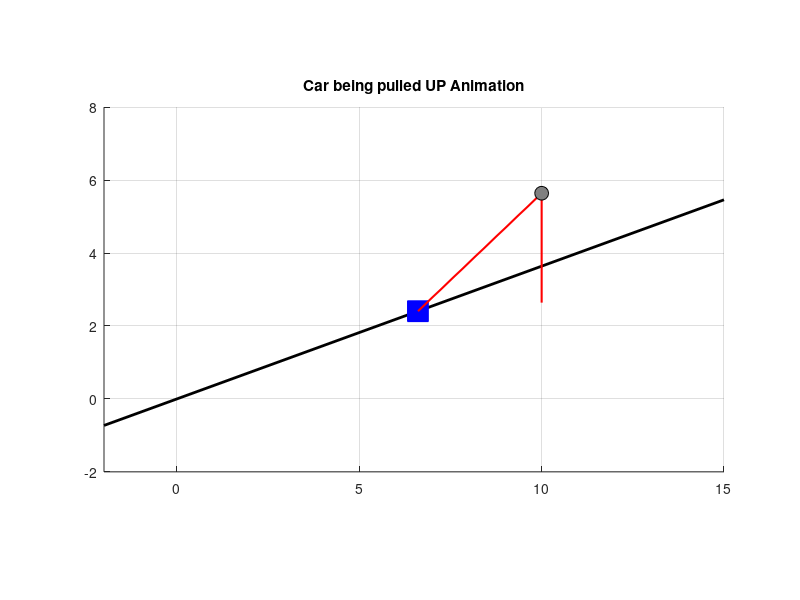

Here is the MATLAB script that generated this plot:
% ME 104 Lecture 2: Car being pulled up a wedge
clear; clc; close all;

%% 1. Parameters
v_rope = 1.0;       %arb speed being pulled up
phi_deg = 30;       %rope angle
theta_deg = 20;     %wedge angle
L_total = 12;       %arb length of rope

phi = deg2rad(phi_deg);
theta = deg2rad(theta_deg);

t_max = 5;          
fps = 30;
t = linspace(0, t_max, t_max * fps);

%%equations from lecture
% l1 + l2 = constant
l2_0 = 1;
l1_0 = L_total - l2_0;

l1 = l1_0 - v_rope * t;
l2 = l2_0 + v_rope * t;

%pulley positions
pulley_x = 10;
pulley_y = pulley_x * tan(theta) + 2; % Height above the slope

%x(t)
% x*cos(theta) + l1*cos(phi) = constant
x0 = 2; 
C = x0*cos(theta) + l1_0*cos(phi);
x_pos = (C - l1.*cos(phi)) ./ cos(theta);

%%graph
figure('Color', 'w', 'Position', [100, 100, 800, 600]);
hold on; axis equal; grid on;
axis([-2 15 -2 8]);
title('Car being pulled UP Animation');

%slope drawing
slope_x_line = [-2 15];
slope_y_line = slope_x_line * tan(theta);
plot(slope_x_line, slope_y_line, 'k', 'LineWidth', 2);

%car drawing
car = plot(0, 0, 'bs', 'MarkerSize', 15, 'MarkerFaceColor', 'b');
rope_l1 = line([0 0], [0 0], 'Color', 'r', 'LineWidth', 1.5);
rope_l2 = line([0 0], [0 0], 'Color', 'r', 'LineWidth', 1.5);
pulley = plot(pulley_x, pulley_y, 'ko', 'MarkerSize', 10, 'MarkerFaceColor', [.5 .5 .5]);

%%movie magic
for k = 1:length(t)
    %car position
    cx = x_pos(k);
    cy = cx * tan(theta);
    
    set(car, 'XData', cx, 'YData', cy);
    
    set(rope_l1, 'XData', [cx, pulley_x], 'YData', [cy, pulley_y]);
    
    set(rope_l2, 'XData', [pulley_x, pulley_x], 'YData', [pulley_y, pulley_y - l2(k)*0.5]);
    
    drawnow limitrate;
    pause(1/fps);
end
